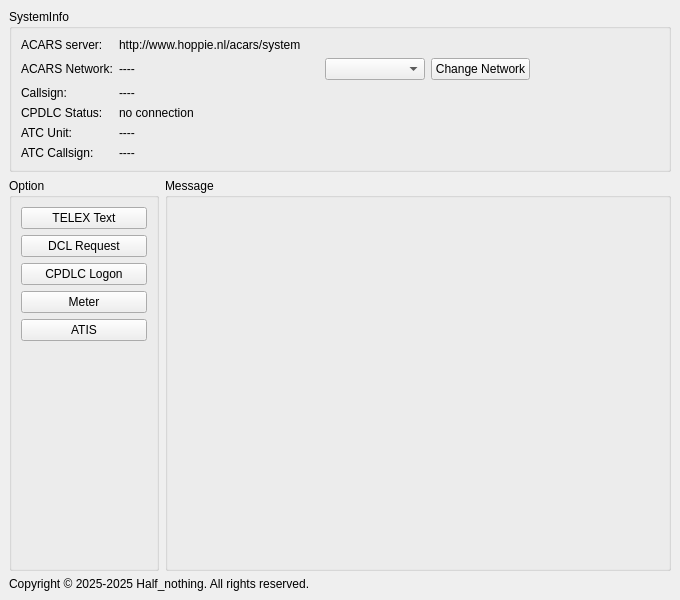
<?xml version="1.0" encoding="UTF-8"?>
<ui version="4.0">
 <class>MainWindow</class>
 <widget class="QMainWindow" name="MainWindow">
  <property name="geometry">
   <rect>
    <x>0</x>
    <y>0</y>
    <width>680</width>
    <height>600</height>
   </rect>
  </property>
  <property name="minimumSize">
   <size>
    <width>680</width>
    <height>600</height>
   </size>
  </property>
  <property name="windowTitle">
   <string>SimpleCPDLC</string>
  </property>
  <widget class="QWidget" name="centralwidget">
   <layout class="QGridLayout" name="gridLayout">
    <item row="1" column="0">
     <widget class="QGroupBox" name="option">
      <property name="sizePolicy">
       <sizepolicy hsizetype="Minimum" vsizetype="Preferred">
        <horstretch>0</horstretch>
        <verstretch>0</verstretch>
       </sizepolicy>
      </property>
      <property name="minimumSize">
       <size>
        <width>150</width>
        <height>0</height>
       </size>
      </property>
      <property name="maximumSize">
       <size>
        <width>150</width>
        <height>16777215</height>
       </size>
      </property>
      <property name="title">
       <string>Option</string>
      </property>
      <layout class="QVBoxLayout" name="verticalLayout">
       <item>
        <widget class="QPushButton" name="telex_text">
         <property name="text">
          <string>TELEX Text</string>
         </property>
        </widget>
       </item>
       <item>
        <widget class="QPushButton" name="dcl_request">
         <property name="text">
          <string>DCL Request</string>
         </property>
        </widget>
       </item>
       <item>
        <widget class="QPushButton" name="cpdlc_logon">
         <property name="text">
          <string>CPDLC Logon</string>
         </property>
        </widget>
       </item>
       <item>
        <widget class="QPushButton" name="meter">
         <property name="text">
          <string>Meter</string>
         </property>
        </widget>
       </item>
       <item>
        <widget class="QPushButton" name="atis">
         <property name="text">
          <string>ATIS</string>
         </property>
        </widget>
       </item>
       <item>
        <spacer name="verticalSpacer">
         <property name="orientation">
          <enum>Qt::Orientation::Vertical</enum>
         </property>
         <property name="sizeHint" stdset="0">
          <size>
           <width>20</width>
           <height>40</height>
          </size>
         </property>
        </spacer>
       </item>
      </layout>
     </widget>
    </item>
    <item row="1" column="1">
     <widget class="QGroupBox" name="message">
      <property name="sizePolicy">
       <sizepolicy hsizetype="Preferred" vsizetype="Preferred">
        <horstretch>0</horstretch>
        <verstretch>0</verstretch>
       </sizepolicy>
      </property>
      <property name="title">
       <string>Message</string>
      </property>
      <layout class="QVBoxLayout" name="verticalLayout_2">
       <property name="spacing">
        <number>0</number>
       </property>
       <property name="leftMargin">
        <number>0</number>
       </property>
       <property name="topMargin">
        <number>0</number>
       </property>
       <property name="rightMargin">
        <number>0</number>
       </property>
       <property name="bottomMargin">
        <number>0</number>
       </property>
       <item>
        <widget class="MessageWindow" name="message_2" native="true"/>
       </item>
      </layout>
     </widget>
    </item>
    <item row="0" column="0" colspan="2">
     <widget class="QGroupBox" name="system_info">
      <property name="sizePolicy">
       <sizepolicy hsizetype="Preferred" vsizetype="Preferred">
        <horstretch>0</horstretch>
        <verstretch>0</verstretch>
       </sizepolicy>
      </property>
      <property name="minimumSize">
       <size>
        <width>0</width>
        <height>0</height>
       </size>
      </property>
      <property name="title">
       <string>SystemInfo</string>
      </property>
      <layout class="QGridLayout" name="gridLayout_2">
       <item row="0" column="0">
        <widget class="QLabel" name="label_4">
         <property name="text">
          <string>ACARS server:</string>
         </property>
        </widget>
       </item>
       <item row="1" column="2">
        <widget class="QComboBox" name="network_select">
         <property name="sizePolicy">
          <sizepolicy hsizetype="Fixed" vsizetype="Fixed">
           <horstretch>0</horstretch>
           <verstretch>0</verstretch>
          </sizepolicy>
         </property>
         <property name="minimumSize">
          <size>
           <width>100</width>
           <height>0</height>
          </size>
         </property>
        </widget>
       </item>
       <item row="1" column="1">
        <widget class="QLabel" name="network">
         <property name="minimumSize">
          <size>
           <width>200</width>
           <height>0</height>
          </size>
         </property>
         <property name="text">
          <string>----</string>
         </property>
        </widget>
       </item>
       <item row="4" column="0">
        <widget class="QLabel" name="label">
         <property name="text">
          <string>ATC Unit:</string>
         </property>
        </widget>
       </item>
       <item row="1" column="3">
        <widget class="QPushButton" name="change_network_btn">
         <property name="sizePolicy">
          <sizepolicy hsizetype="Fixed" vsizetype="Fixed">
           <horstretch>0</horstretch>
           <verstretch>0</verstretch>
          </sizepolicy>
         </property>
         <property name="text">
          <string>Change Network</string>
         </property>
        </widget>
       </item>
       <item row="2" column="0">
        <widget class="QLabel" name="label_1">
         <property name="sizePolicy">
          <sizepolicy hsizetype="Preferred" vsizetype="Minimum">
           <horstretch>0</horstretch>
           <verstretch>0</verstretch>
          </sizepolicy>
         </property>
         <property name="minimumSize">
          <size>
           <width>60</width>
           <height>0</height>
          </size>
         </property>
         <property name="maximumSize">
          <size>
           <width>100</width>
           <height>16777215</height>
          </size>
         </property>
         <property name="text">
          <string>Callsign:</string>
         </property>
        </widget>
       </item>
       <item row="3" column="0">
        <widget class="QLabel" name="label_2">
         <property name="text">
          <string>CPDLC Status:</string>
         </property>
        </widget>
       </item>
       <item row="5" column="0">
        <widget class="QLabel" name="label_3">
         <property name="text">
          <string>ATC Callsign:</string>
         </property>
        </widget>
       </item>
       <item row="1" column="0">
        <widget class="QLabel" name="label_5">
         <property name="text">
          <string>ACARS Network:</string>
         </property>
        </widget>
       </item>
       <item row="1" column="4">
        <spacer name="horizontalSpacer">
         <property name="orientation">
          <enum>Qt::Orientation::Horizontal</enum>
         </property>
         <property name="sizeHint" stdset="0">
          <size>
           <width>40</width>
           <height>20</height>
          </size>
         </property>
        </spacer>
       </item>
       <item row="2" column="1" colspan="4">
        <widget class="QLabel" name="callsign">
         <property name="sizePolicy">
          <sizepolicy hsizetype="Preferred" vsizetype="Preferred">
           <horstretch>0</horstretch>
           <verstretch>0</verstretch>
          </sizepolicy>
         </property>
         <property name="minimumSize">
          <size>
           <width>100</width>
           <height>0</height>
          </size>
         </property>
         <property name="text">
          <string>----</string>
         </property>
        </widget>
       </item>
       <item row="3" column="1" colspan="4">
        <widget class="QLabel" name="cpdlc_status">
         <property name="text">
          <string>no connection</string>
         </property>
        </widget>
       </item>
       <item row="4" column="1" colspan="4">
        <widget class="QLabel" name="atc_unit">
         <property name="text">
          <string>----</string>
         </property>
        </widget>
       </item>
       <item row="5" column="1" colspan="4">
        <widget class="QLabel" name="atc_callsign">
         <property name="text">
          <string>----</string>
         </property>
        </widget>
       </item>
       <item row="0" column="1" colspan="4">
        <widget class="QLabel" name="acars_server_url">
         <property name="text">
          <string>http://www.hoppie.nl/acars/system</string>
         </property>
        </widget>
       </item>
      </layout>
     </widget>
    </item>
    <item row="2" column="0" colspan="2">
     <widget class="QLabel" name="label_6">
      <property name="text">
       <string>Copyright © 2025-2025 Half_nothing. All rights reserved.</string>
      </property>
     </widget>
    </item>
   </layout>
  </widget>
  <widget class="QMenuBar" name="menuBar">
   <property name="geometry">
    <rect>
     <x>0</x>
     <y>0</y>
     <width>680</width>
     <height>21</height>
    </rect>
   </property>
  </widget>
  <action name="actionExit">
   <property name="text">
    <string>退出</string>
   </property>
  </action>
  <action name="actionAbout">
   <property name="text">
    <string>关于</string>
   </property>
  </action>
 </widget>
 <customwidgets>
  <customwidget>
   <class>MessageWindow</class>
   <extends>QWidget</extends>
   <header>src/ui/message_window.h</header>
   <container>1</container>
  </customwidget>
 </customwidgets>
 <resources/>
 <connections/>
 <slots>
  <slot>connect()</slot>
 </slots>
</ui>
